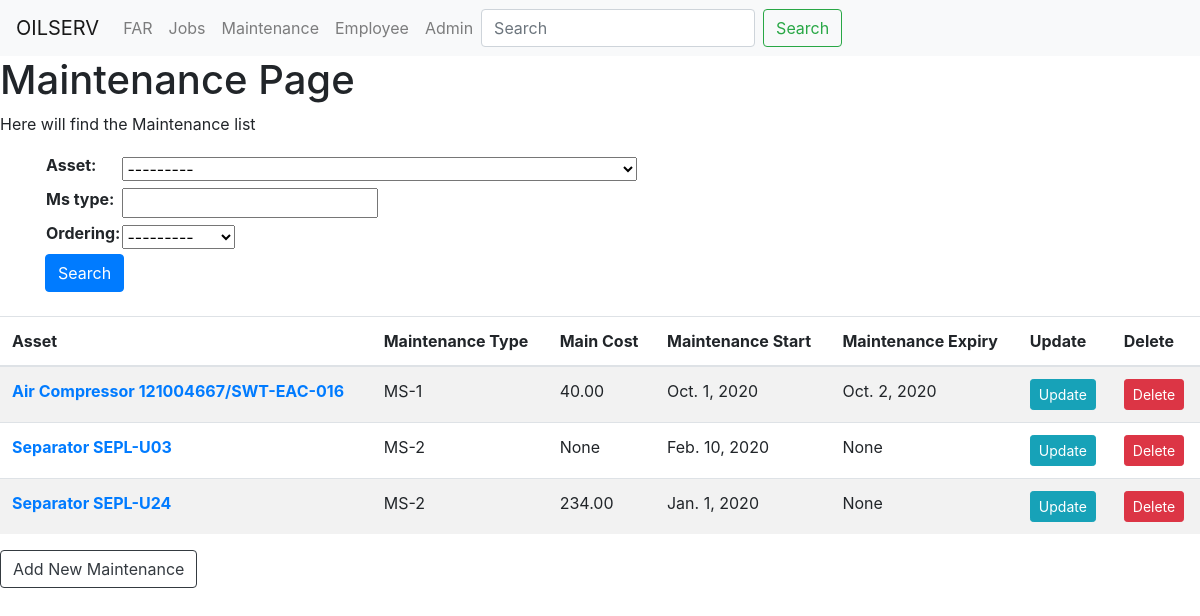
/Maintenance/, run on the app's committed database.
### Maintenance/models.py (models this page shows, shortened)
class MaintenanceDB(models.Model):
    main_date_start = models.DateField( null=True)
    ms_type= models.CharField(max_length=20, null=True)
    main_date_end = models.DateField(blank=True, null=True)
    main_cost = models.DecimalField(max_digits=5, null=True,decimal_places=2,blank=True)
    expiry_date = models.DateField(blank=True, null=True)
    asset = models.ForeignKey(FAR_DB,on_delete=models.CASCADE)

### FAR/models.py (models this page shows, shortened)
class FAR_DB(models.Model):
    asset_num = models.CharField(max_length=200,unique=True, blank=False)
    serial_num = models.CharField(max_length=200,unique=True,blank=True)
    description = models.CharField(max_length=800, null=True,blank=True)
    BU = models.CharField(max_length=4,null=True,blank=True)
    BL = models.CharField(max_length=4,null=True,blank=True)
    asset_life = models.IntegerField(null=True,blank=True)
    acquisition_cost  = models.DecimalField(max_digits=10, decimal_places=2,null=True,blank=True)
    tot_dep_value  = models.DecimalField(max_digits=10, decimal_places=2,null=True,blank=True)
    nbv  = models.DecimalField(max_digits=10, decimal_places=2,null=True,blank=True)
    acquisition_date  = models.DateField(null=True,blank=True)
    equ_type = models.CharField(max_length=200,null=True,blank=True)
    temp_location = models.CharField(max_length=200, blank=True,null=True)
    def __str__(self):
        return '%s %s'% (self.equ_type ,self.serial_num )
    class Meta:
        ordering = ['equ_type']

### Maintenance/views.py (the view)
# urls.py: path('', views.MaintenanceHomePage.as_view(), name='maintenance'),
class MaintenanceHomePage(ListView):
    template_name = 'Maintenance/maintenance_page.html'
    queryset = MaintenanceDB.objects.all()
    context_object_name = 'main_all'
    def get_context_data(self, **kwargs):
        context = super().get_context_data(**kwargs)
        context['filter'] = Maintenancefilter(self.request.GET, queryset=self.queryset)
        return context

### Maintenance/templates/Maintenance/maintenance_page.html
{% extends 'base.html' %}
{% block body_block %}
<h1>Maintenance Page</h1>
<p>Here will find the Maintenance list </p>
<div class="container" >
	<form  method="GET" >
		<table>
			{{ filter.form.as_table}}
		</table>
		<button type="submit" class="btn btn-primary" >Search</button>
	</form>
</div>
<br>
<table class="table table-striped">
	<thead>
		<tr>
			<th scope="col">Asset</th>
			<th scope="col">Maintenance Type</th>
			<th scope="col">Main Cost</th>
			<th scope="col">Maintenance Start</th>
			<th scope="col">Maintenance Expiry</th>
			<th scope="col">Update</th>
			<th scope="col">Delete</th>
		</tr>
	</thead>
	<tbody>
		{% for fa in filter.qs %}
		<tr>
			<th scope="row"> <a href="{% url 'maintenance_detail' pk=fa.pk  %}">{{ fa.asset }}</a></th>
			<td>{{ fa.ms_type  }}</td>
			<td>{{ fa.main_cost  }}</td>
			<td>{{ fa.main_date_start }}</td>
			<td>{{ fa.main_date_end }}</td>
			<td><a href="{% url 'maintenance_update' pk=fa.pk  %}" class="btn btn-info btn-sm">Update</a></td>
			<td><a href="{% url 'maintenance_delete' pk=fa.pk  %}"class="btn btn-danger btn-sm">Delete</a></td>
		</tr>
		{% endfor %}
	</tbody>
</table >
<a class="btn btn-outline-dark" href="{% url 'maintenance_new' %}">Add New Maintenance</a>
{% endblock %}

### data on the page
MaintenanceDB: asset "Air Compressor 121004667/SWT-EAC-016", ms_type "MS-1", main_cost "40.00", main_date_start "Oct. 1, 2020", main_date_end "Oct. 2, 2020"
MaintenanceDB: asset "Separator SEPL-U03", ms_type "MS-2", main_cost "None", main_date_start "Feb. 10, 2020", main_date_end "None"
MaintenanceDB: asset "Separator SEPL-U24", ms_type "MS-2", main_cost "234.00", main_date_start "Jan. 1, 2020", main_date_end "None"
